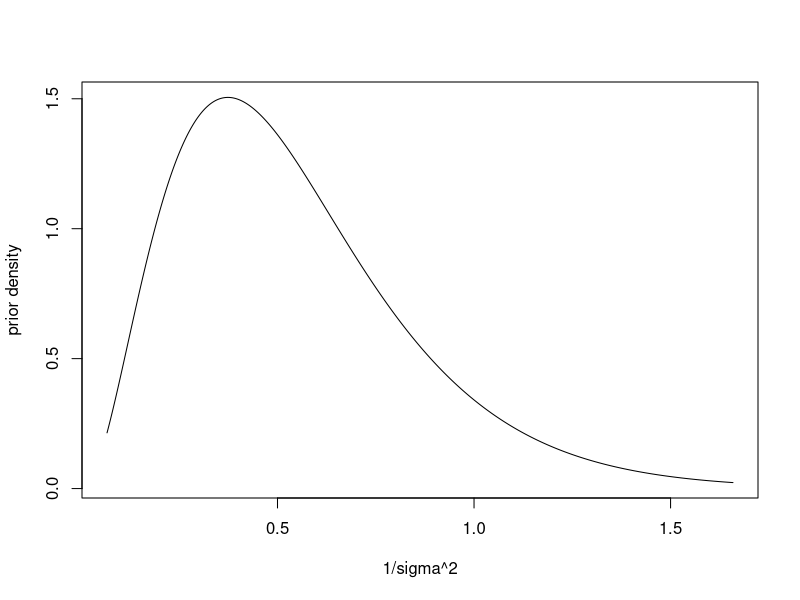
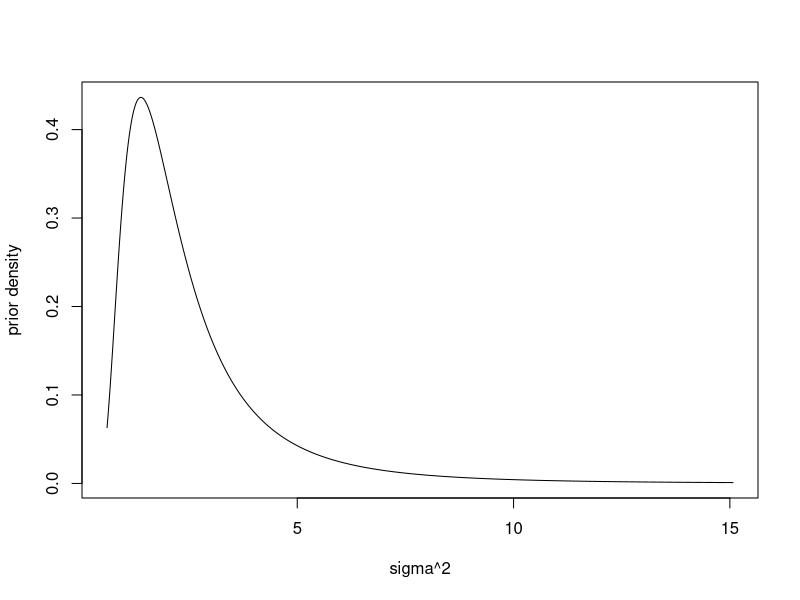
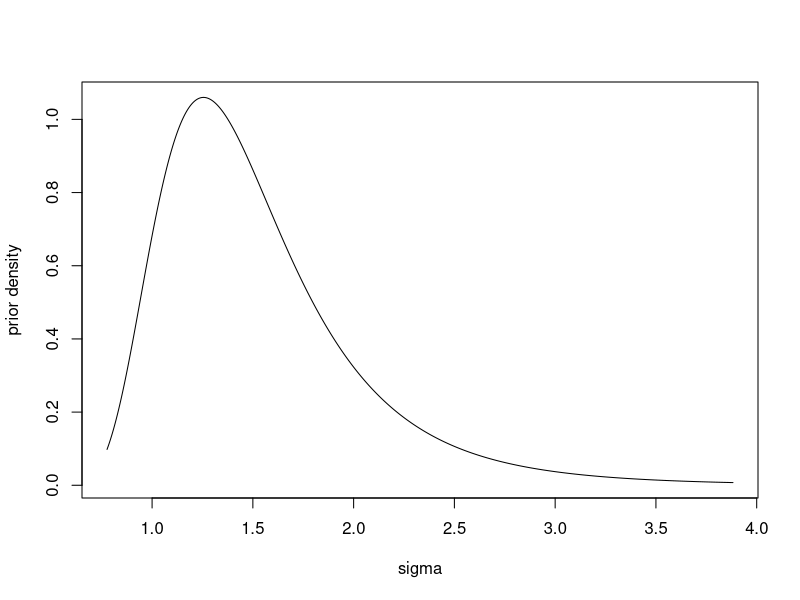
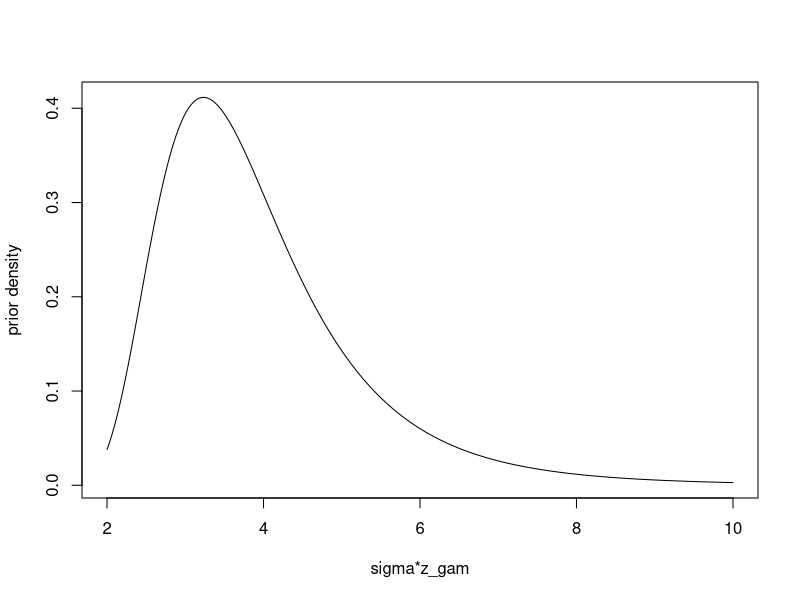
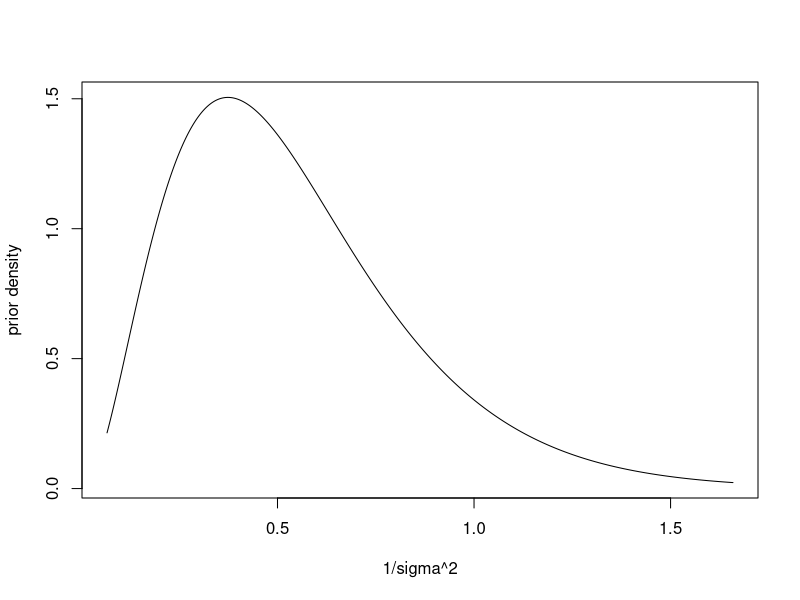
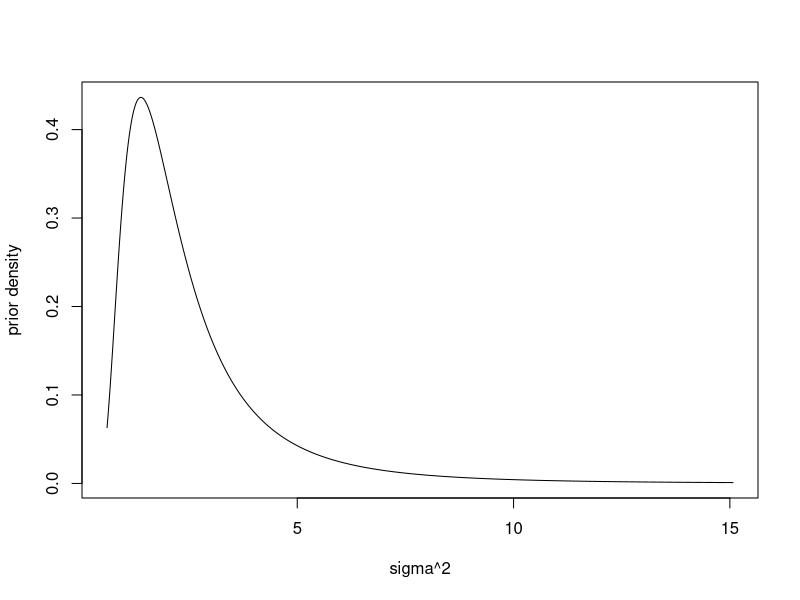
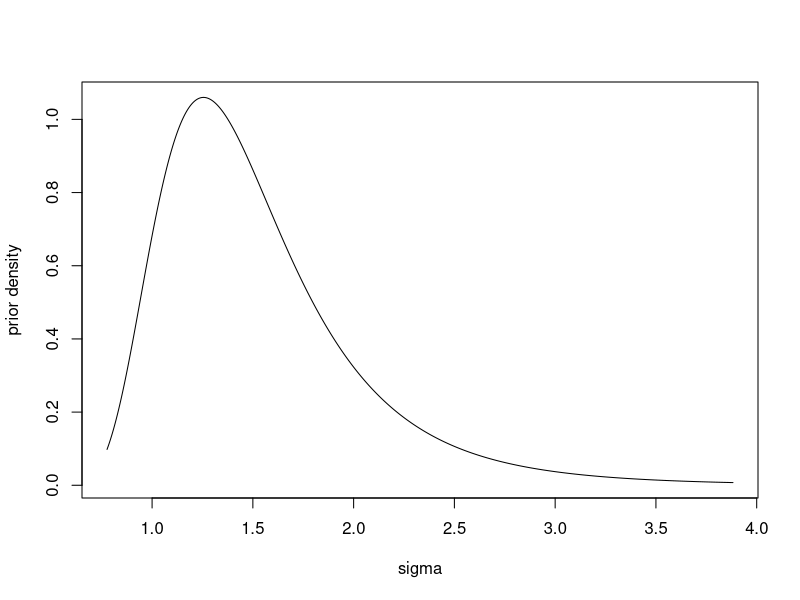
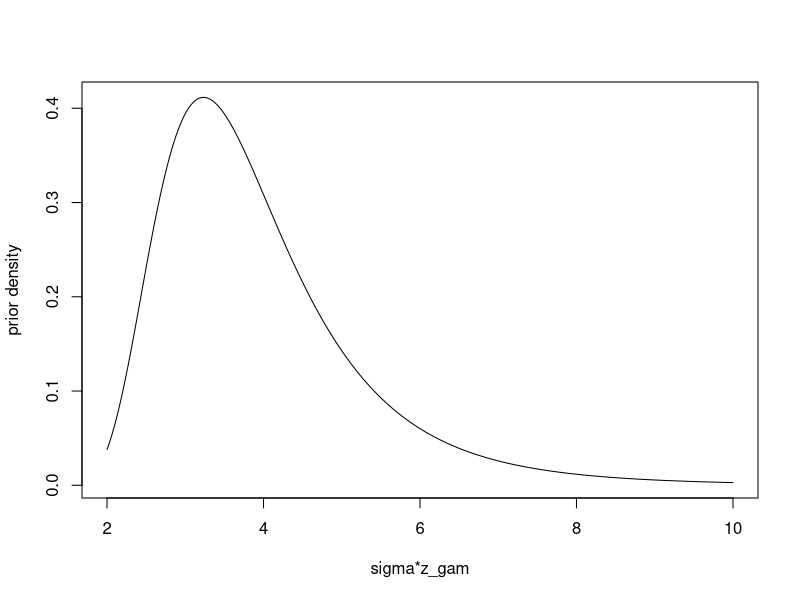

Generate these figures, in order, with R:
# determining the prior on 1/sigma**2

gamma = 0.99
s1 = 2
s2 = 10
alphaup = 50
alphalow = 0

elicit_sigma = function(gamma, s1, s2, alphaup, alphalow){
  # gamma: probability corresponding to virtual certainty
  # alphaup: bounds on alpha in the gamma_rate(alpha, beta) dist.
  p = gamma # will switch all notations later!
  gam = (1+p)/2
  z0 = qnorm(gam,0,1)
  up = (z0/s1)**2
  low = (z0/s2)**2
  
  # iterate until prob content of s1<= sigma*z0 <= s2 is within eps of p - HARDCODED for now.
  eps = .0001
  maxits = 100
  
  for (i in 1:maxits){
    alpha = (alphalow + alphaup)/2
    beta = qgamma(gam, alpha, 1)/up
    test = pgamma(beta*low, alpha, 1)
    if (abs(test-(1-gam)) <= eps) {
      break 
    }
    if(test < 1 - gam){
      alphaup = alpha
    } else if (test > 1 - gam){
      alphalow = alpha
    }
  }
  newlist = list("up" = up, "low" = low, "alpha" = alpha, "beta" = beta, "z0" = z0)
}

y= elicit_sigma(gamma, s1, s2, alphaup, alphalow)

low = y$low
up = y$up
alpha = y$alpha
beta = y$beta
z0 = y$z0

x = low + (up-low)*c(0:1000)/1000
dens1 = dgamma(x,alpha,beta)
plot(x,dens1,xlab="1/sigma^2",ylab="prior density",type="l")

x2=1/x
dens2= (x^2)*dgamma(x,alpha,beta)
plot(x2,dens2,xlab="sigma^2",ylab="prior density",type="l")

x3=sqrt(1/x)
dens3=2*(x^(3/2))*dgamma(x,alpha,beta)
plot(x3,dens3,xlab="sigma",ylab="prior density",type="l")

x3=z0*sqrt(1/x)
dens3=(2/z0)*(x^(3/2))*dgamma(x,alpha,beta)
plot(x3,dens3,xlab="sigma*z_gam",ylab="prior density",type="l")

# plots of prior densities
#par(mfrow=c(1,4))

# plot the prior density of 1/sigma^2
x=low+(up-low)*c(0:1000)/1000
dens1= dgamma(x,alpha,beta)
plot(x,dens1,xlab="1/sigma^2",ylab="prior density",type="l")
cat("interval for 1/sigma^2","\n")
cat(low,up,"\n")
# mode of prior for 1/sigma^2
if (alpha >1){
  cat((alpha-1)/beta)}

# plot the prior density of sigma^2
x2=1/x
dens2= (x^2)*dgamma(x,alpha,beta)
plot(x2,dens2,xlab="sigma^2",ylab="prior density",type="l")
#cat("interval for sigma^2","\n")
cat(1/up,1/low,"\n")
# mode of prior for sigma^2
beta/(alpha+1)

#plot the prior density of sigma
x3=sqrt(1/x)
dens3=2*(x^(3/2))*dgamma(x,alpha,beta)
plot(x3,dens3,xlab="sigma",ylab="prior density",type="l")
cat("interval for sigma","\n")
cat(sqrt(1/up),sqrt(1/low),"\n")
# mode of prior for sigma
sqrt(2*beta/(1+2*alpha))

#plot the prior density of sigma*z_gam
x3=z0*sqrt(1/x)
dens3=(2/z0)*(x^(3/2))*dgamma(x,alpha,beta)
plot(x3,dens3,xlab="sigma*z_gam",ylab="prior density",type="l")
cat("interval for sigma*z_gam","\n")
cat(s1,s2,"\n")
# mode of prior for sigma*z_gam
z0*sqrt(2*beta/(1+2*alpha))